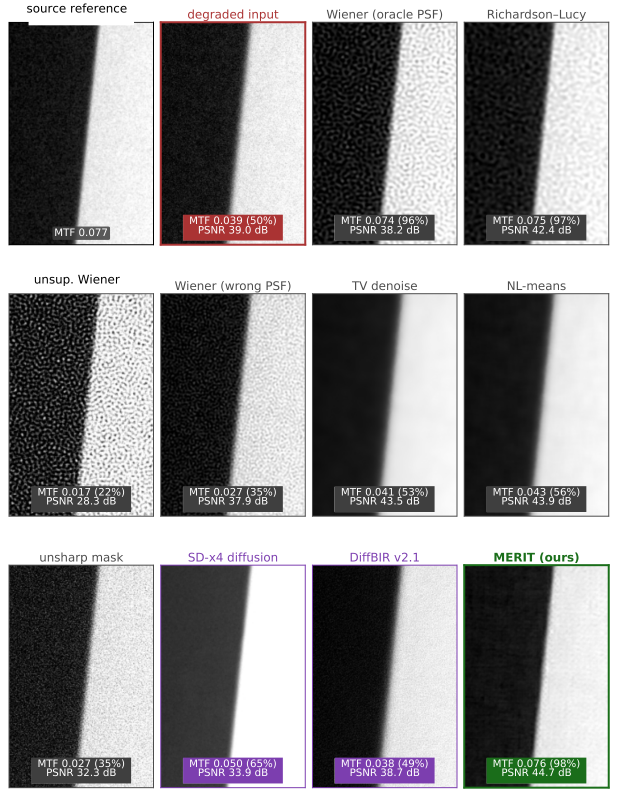
#> input picture figures/fig5.png, 1236 x 1594 px (shown at 1/2 size)
$ python plot_merit_pipeline.py
#> lines starting #> are read from the running program, lines starting #| are printed output that depends on the picture
"""Publication-quality overview of the revised MERIT framework.

The figure deliberately separates measurement-informed model development,
condition-level optical preservation, and measure-specific evaluation.
Controlled-chart evidence is not presented as a proxy for field performance.
"""

from __future__ import annotations

import hashlib
import json
from pathlib import Path

import matplotlib

matplotlib.use("Agg")
import matplotlib.pyplot as plt
import numpy as np
from matplotlib.patches import Circle, FancyArrowPatch, FancyBboxPatch, Polygon, Rectangle
from PIL import Image, ImageEnhance, ImageOps


ROOT = Path(__file__).resolve().parent
OUTPUT_PNG = ROOT / "fig1.png"
OUTPUT_PDF = ROOT / "fig1.pdf"
OUTPUT_PROVENANCE = ROOT / "fig1_provenance.json"
SOURCE_CHART = ROOT / "fig5.png"
SOURCE_FIELD = ROOT / "fig14.png"

COL = {
    "ink": "#111827", "muted": "#526174", "line": "#334155",
    "orange": "#D97706", "orange_fill": "#FFF7E8",
    "red": "#C62828", "red_fill": "#FFF1F0",
    "violet": "#6B3FA0", "violet_fill": "#F5F0FB",
    "blue": "#174E96", "blue_fill": "#EEF5FF",
    "teal": "#087F8C", "teal_fill": "#EAF8F8",
    "green": "#1B7F35", "green_fill": "#EEF8EF",
    "slate_fill": "#F5F7FA", "cyan": "#00C8F0",
}


def sha256_file(path: Path) -> str:
    digest = hashlib.sha256()
    with path.open("rb") as handle:
        for chunk in iter(lambda: handle.read(1024 * 1024), b""):
            digest.update(chunk)
    return digest.hexdigest()


def crop_fraction(path: Path, box: tuple[float, float, float, float], *,
                  contrast=1.0, grayscale=False) -> np.ndarray:
#> called with box = (0.015, 0.03, 0.246, 0.26), contrast = 1.05, grayscale = True
    image = Image.open(path).convert("RGB")
#> image is the input picture: PIL image 1236x1594 RGB; mean R, G, B 144.9, 143.8, 144.6
    width, height = image.size
    left, top, right, bottom = box
    crop = image.crop((int(left * width), int(top * height), int(right * width), int(bottom * height)))
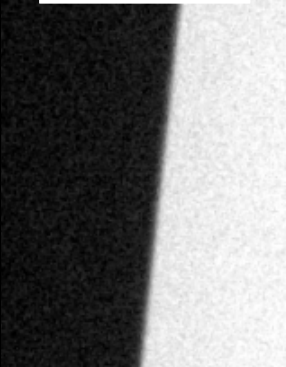
#> crop: PIL image 286x367 RGB; min 0, max 255, mean 116.8
    if grayscale:
        crop = ImageOps.grayscale(crop).convert("RGB")
        crop = ImageOps.autocontrast(crop, cutoff=0.5)
    if contrast != 1.0:
        crop = ImageEnhance.Contrast(crop).enhance(contrast)
    return np.asarray(crop)


def arrow(ax, start, end, *, color=COL["line"], lw=1.25, ms=10, style="-|>", zorder=8):
    ax.add_patch(FancyArrowPatch(start, end, arrowstyle=style, mutation_scale=ms,
                                linewidth=lw, color=color, shrinkA=0, shrinkB=0,
                                zorder=zorder))


def card(ax, x, y, w, h, color, fill, number, title, *, title_size=9.2):
    ax.add_patch(FancyBboxPatch((x, y), w, h, boxstyle="round,pad=0.012,rounding_size=0.18",
                                facecolor="white", edgecolor=color, linewidth=1.5, zorder=1))
    ax.add_patch(FancyBboxPatch((x + 0.015, y + h - 0.72), w - 0.03, 0.70,
                                boxstyle="round,pad=0.01,rounding_size=0.16",
                                facecolor=fill, edgecolor="none", zorder=2))
    ax.add_patch(Circle((x + 0.30, y + h - 0.36), 0.19, facecolor=color,
                        edgecolor="white", lw=1.0, zorder=5))
    ax.text(x + 0.30, y + h - 0.36, str(number), color="white", fontsize=11,
            fontweight="bold", ha="center", va="center", zorder=6)
    ax.text(x + 0.58, y + h - 0.36, title, color=color, fontsize=title_size,
            fontweight="bold", ha="left", va="center", zorder=6)


def framed_image(ax, image, extent, *, edge=COL["line"], lw=0.8, label=None,
                 label_color=COL["ink"]):
    x0, x1, y0, y1 = extent
    ax.imshow(image, extent=extent, aspect="auto", zorder=3)
    ax.add_patch(Rectangle((x0, y0), x1 - x0, y1 - y0, fill=False,
                           edgecolor=edge, linewidth=lw, zorder=4))
    if label:
        ax.text((x0 + x1) / 2, y1 + 0.08, label, ha="center", va="bottom",
                fontsize=7.1, color=label_color, zorder=6)


def small_caption(ax, x, y, text, *, color=COL["muted"], weight="normal",
                  size=7.3, ha="center"):
    ax.text(x, y, text, ha=ha, va="center", fontsize=size, color=color,
            fontweight=weight, linespacing=1.12, zorder=8)


def draw_mtf(ax, x, y, w, h):
    ax.plot([x, x, x + w], [y + h, y, y], color=COL["ink"], lw=0.75, zorder=5)
    bars = np.linspace(0.92, 0.16, 11)
    xs = np.linspace(x + 0.13, x + w - 0.10, len(bars))
    for xx, value in zip(xs, bars):
        ax.add_patch(Rectangle((xx - 0.035, y), 0.07, h * value,
                               facecolor=COL["ink"], edgecolor="none", zorder=4))
    ax.plot([x, x + w], [y + h * 0.5, y + h * 0.5], color="#9CA3AF",
            lw=0.55, ls="--", zorder=3)
    small_caption(ax, x - 0.03, y + h + 0.06, "MTF", size=6.4, ha="left", color=COL["ink"])
    small_caption(ax, x + w / 2, y - 0.18, "spatial frequency", size=5.7)


def draw_psf_noise(ax, x, y, w, h):
    ax.add_patch(FancyBboxPatch((x, y), w, h, boxstyle="round,pad=0.02,rounding_size=0.12",
                                facecolor="#FAFAFA", edgecolor="#9CA3AF",
                                lw=0.75, ls="--", zorder=3))
    theta = np.linspace(0, 2 * np.pi, 100)
    ax.fill(x + 0.38 * w + 0.27 * w * np.cos(theta),
            y + 0.68 * h + 0.10 * h * np.sin(theta), color="#B8BEC7", zorder=4)
    ax.plot(x + 0.38 * w + 0.27 * w * np.cos(theta),
            y + 0.68 * h + 0.10 * h * np.sin(theta), color=COL["ink"], lw=0.6, zorder=5)
    rng = np.random.default_rng(7)
    ax.scatter(x + rng.uniform(0.18, 0.82, 26) * w,
               y + rng.uniform(0.12, 0.45, 26) * h,
               s=2.5, color=COL["ink"], zorder=5)
    small_caption(ax, x + w / 2, y + h / 2, "+", color=COL["ink"], weight="bold", size=11)
    small_caption(ax, x + w / 2, y - 0.14, "anisotropic PSF + sensor noise", size=5.8)


def draw_prompt_stack(ax, image, x, y, w, h):
    for dx, dy, face, label in [(0.34, 0.28, "#DFF0E4", r"$p_n$"),
                                (0.20, 0.16, "#DDEBFA", r"$p_b$")]:
        ax.add_patch(Rectangle((x + dx, y + dy), w, h, facecolor=face,
                               edgecolor=COL["line"], lw=0.7, zorder=2))
        small_caption(ax, x + dx + w - 0.08, y + dy + h - 0.10,
                      label, size=6.2, weight="bold")
    framed_image(ax, image, (x, x + w, y, y + h), edge=COL["violet"], lw=0.9)
    small_caption(ax, x + w / 2 + 0.19, y - 0.23, r"$[y,\ p_b,\ p_n]$",
                  color=COL["violet"], size=7.4, weight="bold")


def draw_restorer(ax, x, y, w, h):
    mid = y + h / 2
    left = Polygon([(x, y + h), (x + 0.72, y + 0.70 * h),
                    (x + 0.72, y + 0.30 * h), (x, y)], closed=True,
                   facecolor="#C7D9F2", edgecolor=COL["blue"], lw=0.9, zorder=4)
    right = Polygon([(x + w, y + h), (x + w - 0.72, y + 0.70 * h),
                     (x + w - 0.72, y + 0.30 * h), (x + w, y)], closed=True,
                    facecolor="#C7D9F2", edgecolor=COL["blue"], lw=0.9, zorder=4)
    ax.add_patch(left)
    ax.add_patch(right)
    ax.add_patch(Rectangle((x + 0.72, mid - 0.16), w - 1.44, 0.32,
                           facecolor="white", edgecolor=COL["blue"], lw=0.8, zorder=4))
    for offset in (-0.36, 0.0, 0.36):
        arrow(ax, (x + 0.74, mid + offset), (x + w - 0.74, mid + offset),
              color=COL["blue"], lw=0.7, ms=6)
    for bend, yy in [(0.20, mid + 0.62)]:
        ax.add_patch(FancyArrowPatch((x + 0.35, yy), (x + w - 0.35, yy),
                                    arrowstyle="-|>", mutation_scale=6,
                                    connectionstyle=f"arc3,rad={-bend if yy > mid else bend}",
                                    color=COL["blue"], lw=0.7, ls="--", zorder=3))


def draw_gate_panel(ax, x, y, w, h):
    card(ax, x, y, w, h, COL["green"], COL["green_fill"], 5,
         "Optical-preservation gate", title_size=9.0)
    dx, dy, dw, dh = x + 0.34, y + 1.03, 1.30, 1.22
    diamond = Polygon([(dx + dw / 2, dy + dh), (dx + dw, dy + dh / 2),
                       (dx + dw / 2, dy), (dx, dy + dh / 2)], closed=True,
                      facecolor=COL["green_fill"], edgecolor=COL["green"],
                      lw=1.05, zorder=4)
    ax.add_patch(diamond)
    small_caption(ax, dx + dw / 2, dy + 0.74, "RAW optical\nmargin",
                  color=COL["green"], weight="bold", size=6.0)
    small_caption(ax, dx + dw / 2, dy + 0.39, r"$g_c > 0.001$",
                  color=COL["ink"], weight="bold", size=6.1)
    small_caption(ax, dx + dw / 2, dy + 0.20, "[cy/px]",
                  color=COL["muted"], size=5.6)

    bx, bw, bh = x + 2.10, 1.35, 0.66
    for by, face, edge, label in [
        (y + 1.61, COL["green_fill"], COL["green"], "bounded\ncorrection"),
        (y + 0.76, COL["slate_fill"], COL["line"], "byte-exact\nRAW bypass"),
    ]:
        ax.add_patch(FancyBboxPatch((bx, by), bw, bh,
                                    boxstyle="round,pad=0.02,rounding_size=0.07",
                                    facecolor=face, edgecolor=edge, lw=0.75, zorder=4))
        small_caption(ax, bx + bw / 2, by + bh / 2, label,
                      color=edge, weight="bold", size=6.2)
    arrow(ax, (dx + dw, dy + dh / 2 + 0.08), (bx - 0.06, y + 1.93),
          color=COL["green"], lw=0.9, ms=7)
    arrow(ax, (dx + dw, dy + dh / 2 - 0.08), (bx - 0.06, y + 1.11),
          color=COL["line"], lw=0.9, ms=7)
    small_caption(ax, bx - 0.16, y + 2.16, "yes", color=COL["green"], size=5.8)
    small_caption(ax, bx - 0.16, y + 0.91, "no", color=COL["line"], size=5.8)
    small_caption(ax, x + w / 2, y + 0.35,
                  "condition-wise correction · exact RAW fallback",
                  color=COL["green"], weight="bold", size=6.3)


def schematic_crack_tile(ax, x, y, w, h, label, *, response=False, phase=0.0):
    """Draw a clearly schematic image/response pair without implying evidence data."""
    face = "#111827" if response else "#D7DCE2"
    edge = "#64748B"
    ax.add_patch(Rectangle((x, y), w, h, facecolor=face, edgecolor=edge,
                           linewidth=0.6, zorder=4))
    t = np.linspace(0.06, 0.94, 80)
    curve = 0.18 + 0.62 * t + 0.065 * np.sin(7.0 * t + phase)
    ax.plot(x + w * t, y + h * curve,
            color=COL["cyan"] if response else "#374151",
            lw=1.15 if response else 0.85, zorder=6)
    if not response:
        ax.plot([x + 0.08 * w, x + 0.90 * w], [y + 0.25 * h, y + 0.31 * h],
                color="#B6BEC8", lw=0.45, zorder=5)
        ax.plot([x + 0.12 * w, x + 0.86 * w], [y + 0.70 * h, y + 0.65 * h],
                color="#C1C7CF", lw=0.45, zorder=5)
    ax.text(x + 0.06 * w, y + 0.84 * h, label,
            ha="left", va="center", fontsize=5.4, fontweight="bold",
            color="white" if response else COL["ink"], zorder=7)


def draw_loss_panel(ax, x, y, w, h):
    ax.add_patch(FancyBboxPatch((x, y), w, h,
                                boxstyle="round,pad=0.02,rounding_size=0.16",
                                facecolor="white", edgecolor=COL["teal"], lw=1.35, zorder=1))
    ax.add_patch(FancyBboxPatch((x + 0.015, y + h - 0.68), w - 0.03, 0.66,
                                boxstyle="round,pad=0.01,rounding_size=0.14",
                                facecolor=COL["teal_fill"], edgecolor="none", zorder=2))
    ax.add_patch(Circle((x + 0.32, y + h - 0.34), 0.18, facecolor=COL["teal"],
                        edgecolor="white", lw=0.9, zorder=5))
    ax.text(x + 0.32, y + h - 0.34, "T", color="white", fontsize=9.0,
            fontweight="bold", ha="center", va="center", zorder=6)
    ax.text(x + 0.62, y + h - 0.34,
            "Training supervision  ·  model-development path only",
            color=COL["teal"], fontsize=9.8, fontweight="bold", va="center", zorder=6)

    sep1, sep2 = x + 4.35, x + 8.75
    for sep in (sep1, sep2):
        ax.plot([sep, sep], [y + 0.22, y + h - 0.82],
                color="#A6C9CC", lw=0.75, ls="--", zorder=3)

    # 1) Image-domain fidelity.
    small_caption(ax, x + 2.18, y + h - 0.96, "Image-domain fidelity",
                  color=COL["teal"], weight="bold", size=7.6)
    px0, py0, pw, ph = x + 0.60, y + 0.58, 3.10, 1.52
    ax.plot([px0, px0, px0 + pw], [py0 + ph, py0, py0], color=COL["ink"], lw=0.7, zorder=4)
    xx = np.linspace(0, 1, 100)
    target = 0.10 + 0.72 / (1 + np.exp(-(xx - 0.42) * 18)) - 0.18 * np.clip(xx - 0.70, 0, None)
    pred = target + 0.05 * np.sin(7 * xx) * np.exp(-((xx - 0.52) / 0.30) ** 2)
    ax.plot(px0 + xx * pw, py0 + target * ph, color=COL["teal"], lw=1.15, zorder=5)
    ax.plot(px0 + xx * pw, py0 + pred * ph, color=COL["teal"], lw=0.9, ls="--", zorder=5)
    small_caption(ax, px0 + pw / 2, y + 0.30,
                  r"pre-clamp $\bar{x}$: $L_1$ + gradient + focal-frequency",
                  color=COL["ink"], size=6.25)

    # 2) Frozen-segmenter response matching. The paired icon is schematic and
    # does not reuse the expert-mask field-validation graphic as a task target.
    small_caption(ax, x + 6.55, y + h - 0.96, "Frozen-segmenter response matching",
                  color=COL["teal"], weight="bold", size=7.6)
    ix0, ox0, iw, ih = x + 4.62, x + 7.42, 1.02, 0.48
    upper_y, lower_y = y + 1.38, y + 0.76
    schematic_crack_tile(ax, ix0, upper_y, iw, ih, r"restored $\hat{x}$", phase=0.35)
    schematic_crack_tile(ax, ix0, lower_y, iw, ih, r"source ref. $\tilde{x}$", phase=0.0)
    schematic_crack_tile(ax, ox0, upper_y, iw, ih,
                         r"$\mathrm{seg}(\hat{x})$", response=True, phase=0.35)
    schematic_crack_tile(ax, ox0, lower_y, iw, ih,
                         r"$\mathrm{seg}(\tilde{x})$", response=True, phase=0.0)
    bx, by, bw, bh = x + 6.00, y + 0.96, 1.05, 0.76
    ax.add_patch(FancyBboxPatch((bx, by), bw, bh,
                                boxstyle="round,pad=0.02,rounding_size=0.06",
                                facecolor="white", edgecolor=COL["line"], lw=0.7, zorder=5))
    small_caption(ax, bx + bw / 2, by + bh / 2, "shared frozen\nsegmenter",
                  color=COL["ink"], size=6.0, weight="bold")
    upper_c, lower_c = upper_y + ih / 2, lower_y + ih / 2
    arrow(ax, (ix0 + iw + 0.06, upper_c), (bx - 0.06, by + 0.55),
          color=COL["teal"], lw=0.8, ms=6)
    arrow(ax, (ix0 + iw + 0.06, lower_c), (bx - 0.06, by + 0.21),
          color=COL["teal"], lw=0.8, ms=6)
    arrow(ax, (bx + bw + 0.06, by + 0.55), (ox0 - 0.06, upper_c),
          color=COL["line"], lw=0.8, ms=6)
    arrow(ax, (bx + bw + 0.06, by + 0.21), (ox0 - 0.06, lower_c),
          color=COL["line"], lw=0.8, ms=6)
    small_caption(ax, x + 6.55, y + 0.30,
                  r"$\mathcal{L}_{\mathrm{task}}=\mathrm{mean}|\mathrm{seg}(\hat{x})-\mathrm{seg}(\tilde{x})|$",
                  color=COL["muted"], size=6.3)

    # 3) Optimisation contract.
    cx0, cx1 = x + 9.15, x + w - 0.38
    small_caption(ax, (cx0 + cx1) / 2, y + h - 0.96, "Optimisation contract",
                  color=COL["teal"], weight="bold", size=7.6)
    ax.add_patch(FancyBboxPatch((cx0, y + 1.16), cx1 - cx0, 0.90,
                                boxstyle="round,pad=0.02,rounding_size=0.08",
                                facecolor=COL["teal_fill"], edgecolor=COL["teal"],
                                lw=0.7, zorder=3))
    small_caption(ax, (cx0 + cx1) / 2, y + 1.77,
                  r"$\mathcal{L}_{\mathrm{fid}}=\mathcal{L}_1+\mathcal{L}_{\mathrm{grad}}+0.1\,\mathcal{L}_{\mathrm{ff}}$",
                  color=COL["ink"], weight="bold", size=8.0)
    small_caption(ax, (cx0 + cx1) / 2, y + 1.43,
                  r"$\mathcal{L}=\mathcal{L}_{\mathrm{fid}}+5.0\,\mathcal{L}_{\mathrm{task}}$",
                  color=COL["ink"], weight="bold", size=8.2)
    small_caption(ax, cx0 + 0.08, y + 0.79, "• prompt-conditioned restoration",
                  color=COL["ink"], size=6.4, ha="left")
    small_caption(ax, cx0 + 0.08, y + 0.51, "• global residual output",
                  color=COL["ink"], size=6.4, ha="left")
    small_caption(ax, cx0 + 0.08, y + 0.23, "• frozen segmenter weights",
                  color=COL["ink"], size=6.4, ha="left")


def draw_validation(ax, x, y, w, h, field_image):
    card(ax, x, y, w, h, COL["green"], COL["green_fill"], 6,
         "Measure-specific validation", title_size=8.6)
    row_x, row_w, row_h = x + 0.16, w - 0.32, 0.72
    rows = [y + 2.10, y + 1.25, y + 0.40]

    ax.add_patch(FancyBboxPatch((row_x, rows[0]), row_w, row_h,
                                boxstyle="round,pad=0.02,rounding_size=0.07",
                                facecolor=COL["orange_fill"], edgecolor=COL["orange"], lw=0.65, zorder=3))
    small_caption(ax, row_x + 0.18, rows[0] + 0.50, "REFERENCE-BASED",
                  color=COL["orange"], weight="bold", size=6.2, ha="left")
    small_caption(ax, row_x + 0.18, rows[0] + 0.23, "MTF50 · paired PSNR / LPIPS",
                  color=COL["ink"], weight="bold", size=6.3, ha="left")

    ax.add_patch(FancyBboxPatch((row_x, rows[1]), row_w, row_h,
                                boxstyle="round,pad=0.02,rounding_size=0.07",
                                facecolor=COL["teal_fill"], edgecolor=COL["teal"], lw=0.65, zorder=3))
    framed_image(ax, field_image, (row_x + 0.12, row_x + 0.72,
                                   rows[1] + 0.10, rows[1] + 0.62),
                 edge=COL["teal"], lw=0.5)
    small_caption(ax, row_x + 0.86, rows[1] + 0.50, "FOUR TUNNELS",
                  color=COL["teal"], weight="bold", size=6.1, ha="left")
    small_caption(ax, row_x + 0.86, rows[1] + 0.23, "AUPRC · matched-sensitivity FPR",
                  color=COL["ink"], weight="bold", size=6.2, ha="left")

    ax.add_patch(FancyBboxPatch((row_x, rows[2]), row_w, row_h,
                                boxstyle="round,pad=0.02,rounding_size=0.07",
                                facecolor=COL["blue_fill"], edgecolor=COL["blue"], lw=0.65, zorder=3))
    xx = np.linspace(0, 1, 60)
    profile = np.exp(-((xx - 0.50) / 0.12) ** 2)
    ax.plot(row_x + 0.16 + 0.62 * xx, rows[2] + 0.12 + 0.42 * profile,
            color=COL["blue"], lw=0.9, zorder=5)
    ax.plot([row_x + 0.38, row_x + 0.55], [rows[2] + 0.47, rows[2] + 0.47],
            color=COL["orange"], lw=1.1, zorder=5)
    small_caption(ax, row_x + 0.90, rows[2] + 0.50, "APPARENT WIDTH",
                  color=COL["blue"], weight="bold", size=6.1, ha="left")
    small_caption(ax, row_x + 0.90, rows[2] + 0.23, "expert-mask error · paired coverage",
                  color=COL["ink"], weight="bold", size=6.2, ha="left")


def draw() -> None:
    if not SOURCE_CHART.exists() or not SOURCE_FIELD.exists():
        raise FileNotFoundError("Run render_markdown_figure_previews.py before plot_merit_pipeline.py")

    # Figure 5 contains compact metric badges near the bottom of each SFR crop.
    # They become illegible after the thumbnails are reduced for Figure 1, so the
    # overview uses clean image-only crops and leaves the numerical values in Fig. 5.
    source = crop_fraction(SOURCE_CHART, (0.015, 0.030, 0.246, 0.260), contrast=1.05, grayscale=True)
    degraded = crop_fraction(SOURCE_CHART, (0.257, 0.030, 0.489, 0.260), contrast=1.05, grayscale=True)
#> call 2 of crop_fraction, with box = (0.257, 0.03, 0.489, 0.26), contrast = 1.05, grayscale = True
#> in crop_fraction (call 2), `crop = image.crop((int(left * width), int(top * height), int(right * w..`:
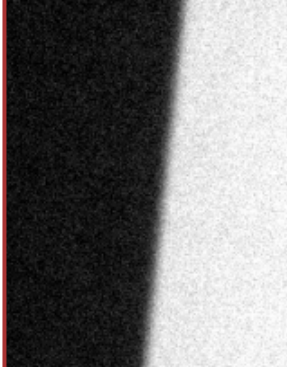
#> crop: PIL image 287x367 RGB; mean R, G, B 116.4, 114.7, 114.7
#> in crop_fraction (call 2), `crop = ImageOps.autocontrast(crop, cutoff=0.5)`:
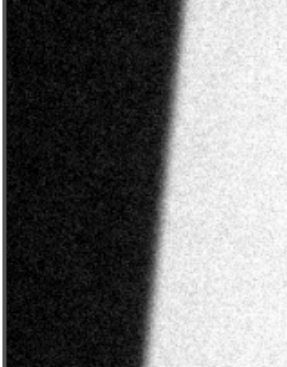
#> crop: PIL image 287x367 RGB; min 0, max 255, mean 112.5
    restored = crop_fraction(SOURCE_CHART, (0.744, 0.716, 0.975, 0.925), contrast=1.05, grayscale=True)
#> call 3 of crop_fraction, with box = (0.744, 0.716, 0.975, 0.925), contrast = 1.05, grayscale = True
#> in crop_fraction (call 3), `crop = image.crop((int(left * width), int(top * height), int(right * w..`:
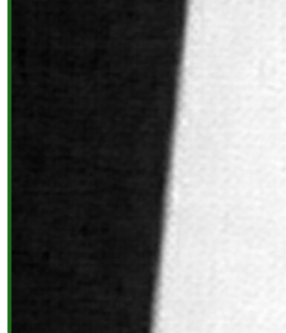
#> crop: PIL image 286x333 RGB; mean R, G, B 113.8, 114.9, 113.8
    field = crop_fraction(SOURCE_FIELD, (0.045, 0.085, 0.247, 0.420), contrast=1.05)
#> call 4 of crop_fraction, with box = (0.045, 0.085, 0.247, 0.42), contrast = 1.05, grayscale = False
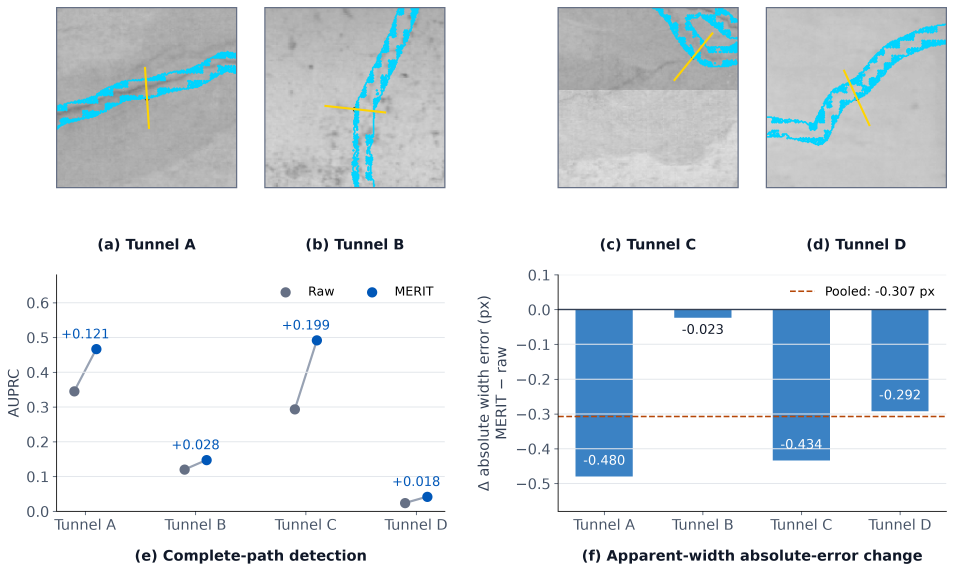
#> input picture figures/fig14.png, 3814 x 2327 px (shown at 1/4 size)
#> (the rest of the program and of its run is left out)
